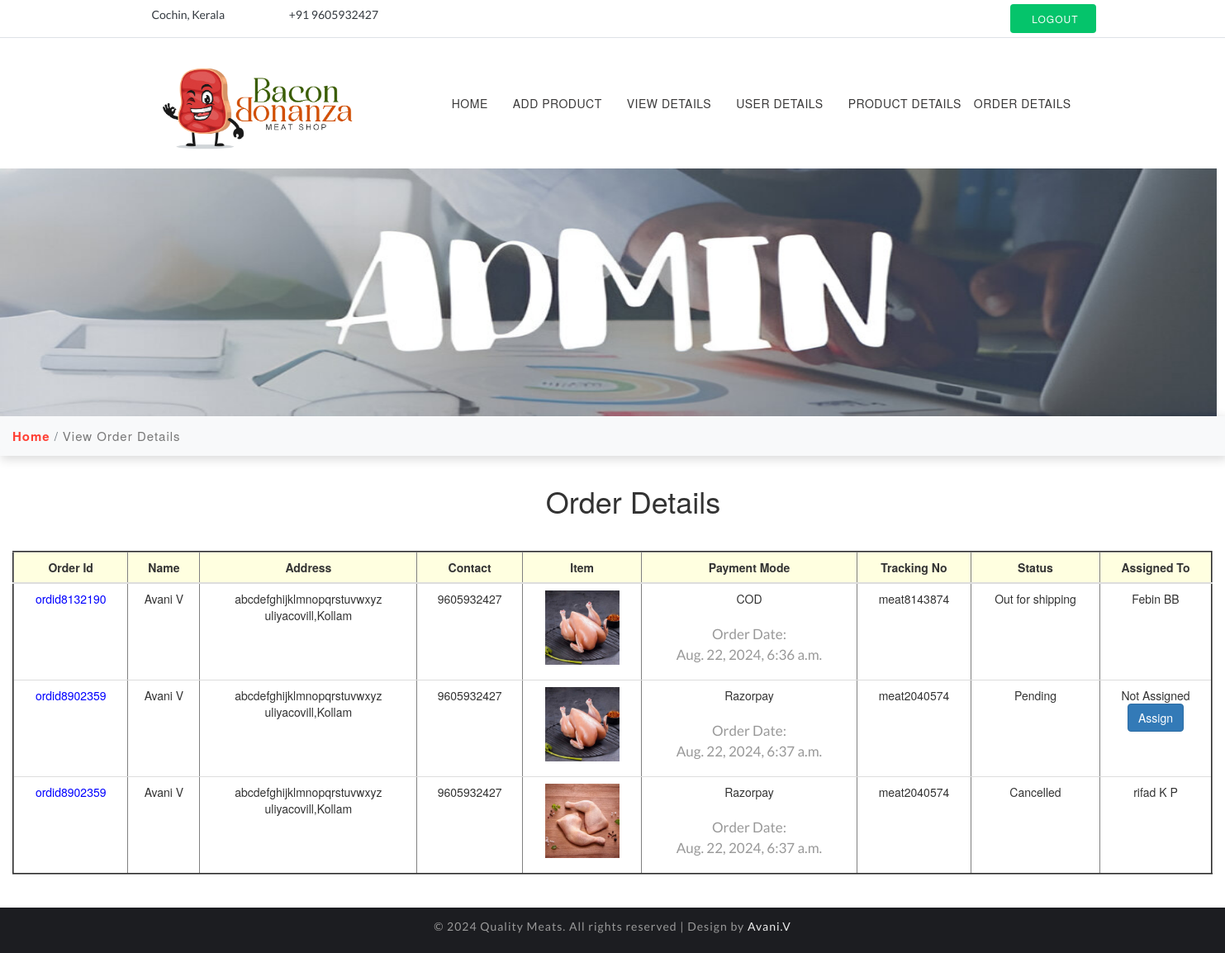
The page /view_order (signed in) on the database its author committed.
### meatapp/models.py (models this page shows)
class Order(models.Model):
    customer = models.ForeignKey(u_register, on_delete=models.CASCADE)
    cart = models.ForeignKey(Cart, on_delete=models.CASCADE, null=True,blank=True)  # Adjust according to your requirements
    product = models.ForeignKey(add_product, on_delete=models.CASCADE)
    delivery_person = models.ForeignKey(d_register, on_delete=models.SET_NULL, null=True, blank=True)
    so_fname = models.CharField(max_length=20, null=False)
    so_lname = models.CharField(max_length=20)
    so_email = models.EmailField(null=False)
    so_phone = models.IntegerField(null=False)
    so_address = models.TextField(null=False)
    so_district = models.CharField(max_length=20, null=False)
    so_city = models.CharField(max_length=20, null=False)
    so_pincode = models.IntegerField(null=False)
    add_message = models.CharField(max_length=250)
    order_status = (
        ('Pending', 'Pending'),
        ('Out For Shipping', 'Out For Shipping'),
        ('Delivered', 'Delivered'),
        ('Cancelled', 'Cancelled'),
    )
    status = models.CharField(max_length=150, choices=order_status, default='Pending')
    quantity = models.IntegerField(null=False)
    total_price = models.FloatField(null=False)
    payment_mode = models.CharField(max_length=150, null=False)
    payment_id = models.CharField(max_length=150, null=True)
    order_id = models.CharField(max_length=150, null=False)
    tracking_no = models.CharField(max_length=150, null=True)
    created_at = models.DateTimeField(auto_now_add=True)
    updated_at = models.DateTimeField(auto_now=True)

class u_register(models.Model):
    u_name = models.CharField(max_length=20)
    email = models. EmailField()
    u_phno = models.IntegerField()
    u_img = models.FileField()
    username = models.CharField(max_length=10,unique=True)
    password = models.CharField(max_length=10)
    u_address = models.CharField(max_length=100)
    u_district = models.CharField(max_length=20)
    u_city = models.CharField(max_length=20)
    u_pincode = models.IntegerField()

class add_product(models.Model):
    pro_id = models.CharField(max_length=10)
    pro_name = models.CharField(max_length=20)
    description = models.CharField(max_length=150)
    quantity = models.IntegerField()
    price = models.IntegerField()
    pro_img = models.FileField()

class d_register(models.Model):
    df_name = models.CharField(max_length=10)
    dl_name = models.CharField(max_length=15)
    d_email = models.EmailField()
    d_adrs = models.CharField(max_length=50)
    d_phno = models.IntegerField()
    d_img = models.FileField()
    d_lcnc = models.FileField()
    d_bio = models.FileField()
    d_username = models.CharField(max_length=10, unique=True)
    d_password = models.CharField(max_length=10)
    STATUS_CHOICES = [
        ('available', 'Available'),
        ('in-duty', 'In-Duty'),
        ('off-duty', 'Off-Duty'),
    ]
    d_status = models.CharField(max_length=10, choices=STATUS_CHOICES, default='off-duty')

### meatapp/views.py (the view)
# urls.py: path('view_order', views.view_orders),
def view_orders(request):
    if 'aid' in request.session:
        orders = Order.objects.select_related('delivery_person').all()
        return render(request, 'view_order.html', {'order': orders})
    return redirect('admn_home')

### template/view_order.html (shortened to what this page needs)
<!DOCTYPE html>
<html lang="en">
{% load static %}
<head>
	<link rel="stylesheet" href="{%static 'css/bootstrap.css' %}">
	<link href="{%static 'css/css_slider.css' %}" type="text/css" rel="stylesheet" media="all">
	<link rel="stylesheet" href="{%static 'css/style.css' %}" type="text/css" media="all" />
	<link href="css/font-awesome.min.css' %}" rel="stylesheet">
	<link rel="stylesheet" href="https://maxcdn.bootstrapcdn.com/bootstrap/3.4.1/css/bootstrap.min.css">
</head>
<body>
	<header id="home">
		<div class="top-bar py-2 border-bottom">
			<div class="container">
				<div class="row middle-flex">
					<div class="col-xl-7 col-md-5 top-social-agile mb-md-0 mb-1 text-lg-left text-center">
						<div class="row">
							<div class="col-xl-3 col-6 header-top_w3layouts">
								<p class="text-da">
									Cochin, Kerala
								</p>
							</div>
							<div class="col-xl-3 col-6 header-top_w3layouts">
								<p class="text-da">
									+91 9605932427
								</p>
							</div>
							<div class="col-xl-6"></div>
						</div>
					</div>
					<div class="col-xl-5 col-md-7 top-social-agile text-md-right text-center pr-sm-0 mt-md-0 mt-2">
						<div class="row middle-flex">
							<div class="col-lg-12 col-4 top-w3layouts p-md-0 text-right">
								<a href="home" class="btn login-button-2 text-uppercase text-wh">
									Logout</a>
							</div>
						</div>
					</div>
				</div>
			</div>
		</div>
	</header>
	<div class="main-top py-1">
		<div class="container">
			<div class="nav-content">
				<h1>
					<a id="logo" class="logo" href="">
						<img style="padding-left:5px;" src="{%static 'images/logo1.jpg' %}" height="350px" width="250px" alt="logo1" class="img-fluid">
					</a>
				</h1>
				<div class="nav_web-dealingsls">
					<nav>
						<ul class="menu">
							<li><a href="../admin_home">Home</a></li>
							<li><a href="../add_product">Add Product</a></li>
							<li>
								<a href="#pages">View Details</a>
							</li>
							<li><a href="../view_user">User Details</a></li>
							<li><a href="../view_product">Product Details</a></li>
							<li><a href="../view_order">Order Details</a></li>
						</ul>
					</nav>
				</div>
			</div>
		</div>
	</div>
	<div>
		<img src="{%static 'images/admin-bg-2.jpeg' %}" height="300px" width="1473px">
	</div>
	<div class="breadcrumb-agile bg-light py-2">
		<ol class="breadcrumb bg-light m-0">
			<li class="breadcrumb-item">
				<a href="../admin_home">Home</a>
			</li>
			<li class="breadcrumb-item active" aria-current="page">View Order Details</li>
		</ol>
	</div>
<div class="map-full">
	<div class="contact-box">
		<div class="container">
			<div class="row">
				<div class="col-lg-12 mt-4">
					<div class="heading-title text-center">
						<h1 style="margin-left:50px;">Order Details</h1>
					</div>
				</div>
			</div>
		</div>
	</div>
</div>
<div class="map-full">
	<div class="contact-box">
        <div class="container-fluid">
			<table class="table table-stripped mt-5" border="2">
				<thead>
				<tr style="background-color:lightyellow;">
					<th><center>Order Id</center></th>
					<th><center>Name</center></th>
					<th><center>Address</center></th>
					<th><center>Contact</center></th>
					<th><center>Item</center></th>
					<th><center>Payment Mode</center></th>
					<th><center>Tracking No</center></th>
					<th><center>Status</center></th>
					<th><center>Assigned To</center></th>
		  		</tr>
		  		</thead>
				<tbody>
				{% for i in order %}
				<tr>
					<td style="color:blue;"><center>{{i.order_id}}</center></td>
					<td><center>{{i.customer.u_name}} {{i.sl_name}}</center></td>
					<td><center>{{i.customer.u_address}}<br>{{i.customer.u_city}},{{i.customer.u_district}}</center></td>
					<td><center>{{i.customer.u_phno}}</center></td>
					<td><center><img src="{{i.product.pro_img.url}}" height="90" width="90"></center></td>
					<td>
						<center>{{i.payment_mode}}</center><br>
						<center><p>Order Date:<br>{{i.created_at}}</p></center>
					</td>
					<td><center>{{i.tracking_no}}</center></td>
					<td><center>{{i.status}}</center></td>
					<td>
						<center>
							{% if i.delivery_person %}
								{{ i.delivery_person.df_name }} {{ i.delivery_person.dl_name }}
							{% else %}
								<span class="not-assigned">Not Assigned</span>
								<br>
								<a href="ordr_distri/{{i.id}}" class="btn btn-primary">Assign</a>
							{% endif %}
						</center>
					</td>
				</tr>
				{% endfor %}
				</tbody>
			</table>
		</div>
	</div>
</div>
	<div class="cpy-right text-center py-3" style="margin-top:20px;">
		<p>© 2024 Quality Meats. All rights reserved | Design by
			<a href="http://w3layouts.com"> Avani.V</a>
		</p>
	</div>
</body>
</html>

### static/css/style.css (style rules this page uses)
body { padding: 0; margin: 0; background: #FFF; font-family: 'Lato', sans-serif; }
h1, h2, h3, h4, h5, h6 { margin: 0; padding: 0; font-family: 'Barlow Semi Condensed', sans-serif; }
p { margin: 0; padding: 0; font-size: 17px; line-height: 25px; color: #999; font-family: 'Lato', sans-serif; font-weight: normal; }
ul, ol { margin: 0; padding: 0; }
.text-wh { color: #fff; }
.text-da { color: #343a40; }
html { scroll-behavior: smooth; }
.header-top_w3layouts { padding: 0 .5em; }
nav li:last-child { margin: 0; }
.header-top_w3layouts p, .header-w3layouts p, .top-w3layouts p { font-size: 14px; }
a.login-button-2 { letter-spacing: 1px; font-size: 12px; background: #05c46b; padding: 8px 20px; border-radius: 4px; color: #fff; }
.middle-flex { align-items: center; }
.nav-content { display: flex; align-items: center; }
.nav_web-dealingsls { margin-left: auto; }
nav { margin: 0; padding: 0; }
nav:after { content: ""; display: table; clear: both; }
nav ul { padding: 0; margin: 0; list-style: none; position: relative; }
nav ul li { display: inline-block; float: left; }
nav li { margin: 0 10px; }
nav a { color: #3a3939; font-weight: 400; font-size: 14px; display: inline-block; text-transform: uppercase; letter-spacing: .5px; }
li>a:only-child:after { content: ''; }
a.logo { color: #3a3939; font-size: 40px; padding: 0; font-weight: bold; position: relative; }
.cpy-right { background: #1c1d21; }
.cpy-right p { letter-spacing: 1px; font-size: 14px; }
.cpy-right p a { color: #eee; }
.breadcrumb-agile { box-shadow: 2px 3px 12px 1px rgba(0, 0, 0, 0.15); }
.breadcrumb li a { color: #ff3f34; font-weight: bold; }
.breadcrumb li { letter-spacing: 1px; color: #000; font-size: 15px; }

### template/view_order.html (style rules this page uses)
.menu { list-style-type: none; display: flex; justify-content: center; align-items: center; padding: 0; }
.menu li { margin: 0 15px; }
.menu a {  padding: 10px 15px; display: block; }

### rows shown on the page
Order: order_id "ordid8132190", customer.u_name "Avani V", customer.u_address "abcdefghijklmnopqrstuvwxyz", customer.u_city "uliyacovill", customer.u_district "Kollam", customer.u_phno "9605932427", product.pro_img (picture), payment_mode "COD", created_at "Aug. 22, 2024, 6:36 a.m.", tracking_no "meat8143874", status "Out for shipping", delivery_person.df_name "Febin", delivery_person.dl_name "BB"
Order: order_id "ordid8902359", customer.u_name "Avani V", customer.u_address "abcdefghijklmnopqrstuvwxyz", customer.u_city "uliyacovill", customer.u_district "Kollam", customer.u_phno "9605932427", product.pro_img (picture), payment_mode "Razorpay", created_at "Aug. 22, 2024, 6:37 a.m.", tracking_no "meat2040574", status "Pending"
Order: order_id "ordid8902359", customer.u_name "Avani V", customer.u_address "abcdefghijklmnopqrstuvwxyz", customer.u_city "uliyacovill", customer.u_district "Kollam", customer.u_phno "9605932427", product.pro_img (picture), payment_mode "Razorpay", created_at "Aug. 22, 2024, 6:37 a.m.", tracking_no "meat2040574", status "Cancelled", delivery_person.df_name "rifad", delivery_person.dl_name "K P"
